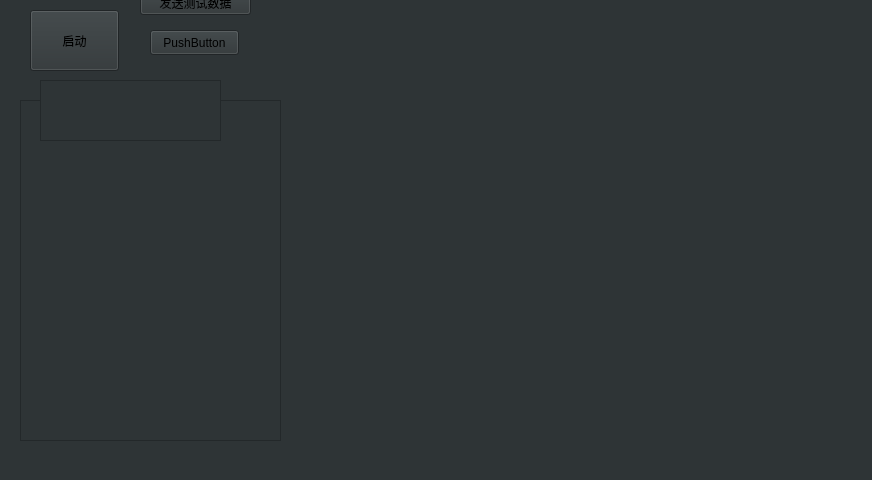
<?xml version="1.0" encoding="UTF-8"?>
<ui version="4.0">
 <class>MainWindow</class>
 <widget class="QMainWindow" name="MainWindow">
  <property name="geometry">
   <rect>
    <x>0</x>
    <y>0</y>
    <width>872</width>
    <height>480</height>
   </rect>
  </property>
  <property name="styleSheet">
   <string notr="true">background-color: rgb(46, 52, 54);</string>
  </property>
  <widget class="QWidget" name="centralWidget">
   <widget class="QWidget" name="widget" native="true">
    <property name="geometry">
     <rect>
      <x>310</x>
      <y>0</y>
      <width>531</width>
      <height>441</height>
     </rect>
    </property>
   </widget>
   <widget class="QPushButton" name="pushButton">
    <property name="geometry">
     <rect>
      <x>150</x>
      <y>30</y>
      <width>89</width>
      <height>25</height>
     </rect>
    </property>
    <property name="text">
     <string>PushButton</string>
    </property>
   </widget>
   <widget class="QPushButton" name="pushButton_2">
    <property name="geometry">
     <rect>
      <x>30</x>
      <y>10</y>
      <width>89</width>
      <height>61</height>
     </rect>
    </property>
    <property name="text">
     <string>启动</string>
    </property>
   </widget>
   <widget class="QListView" name="listView_MSG">
    <property name="geometry">
     <rect>
      <x>20</x>
      <y>100</y>
      <width>261</width>
      <height>341</height>
     </rect>
    </property>
   </widget>
   <widget class="QPushButton" name="pushButton_3">
    <property name="geometry">
     <rect>
      <x>140</x>
      <y>-10</y>
      <width>111</width>
      <height>25</height>
     </rect>
    </property>
    <property name="text">
     <string>发送测试数据</string>
    </property>
   </widget>
   <widget class="QTextEdit" name="textEdit">
    <property name="geometry">
     <rect>
      <x>40</x>
      <y>80</y>
      <width>181</width>
      <height>61</height>
     </rect>
    </property>
   </widget>
  </widget>
  <widget class="QMenuBar" name="menuBar">
   <property name="geometry">
    <rect>
     <x>0</x>
     <y>0</y>
     <width>872</width>
     <height>28</height>
    </rect>
   </property>
  </widget>
 </widget>
 <layoutdefault spacing="6" margin="11"/>
 <resources/>
 <connections/>
</ui>
